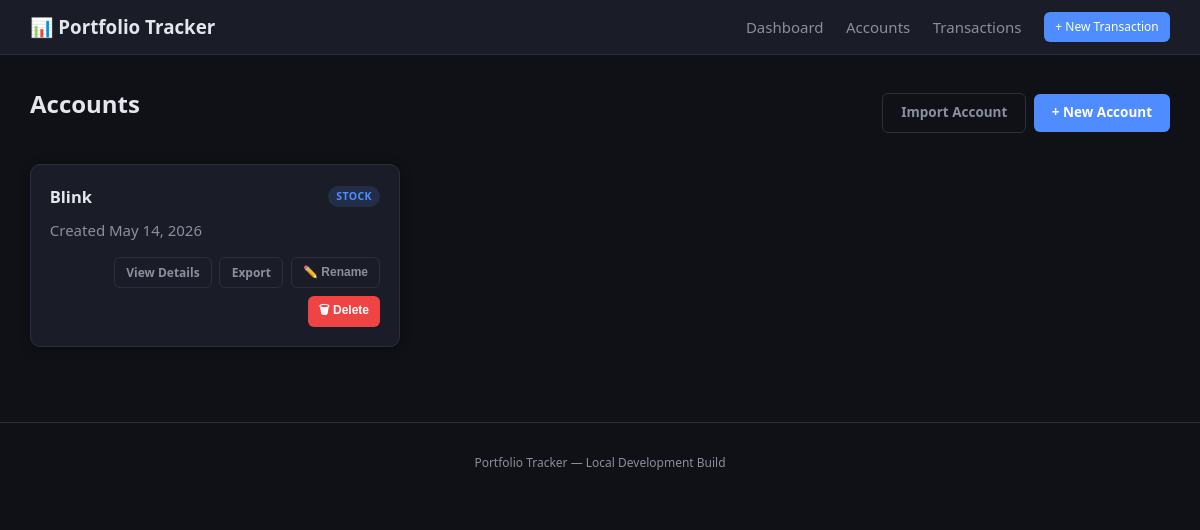
The page /accounts/ on the database as committed earlier.
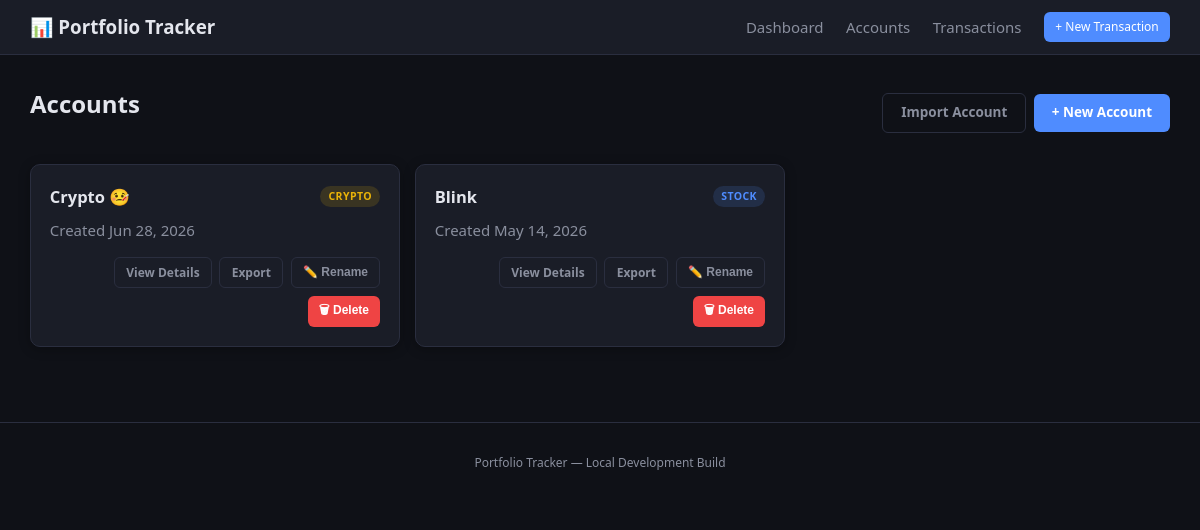
The same page on the database as committed later.
### app/models/account.py (models this page shows, shortened)
class Account(db.Model):
    __tablename__ = "accounts"
    id = db.Column(db.Integer, primary_key=True)
    name = db.Column(db.String(120), nullable=False)
    account_type = db.Column(db.String(20), nullable=False)
    created_at = db.Column(
        db.DateTime, default=lambda: datetime.now(timezone.utc)
    )
    transactions = db.relationship(
        "Transaction", backref="account", lazy=True, cascade="all, delete-orphan"
    )

### app/routes/accounts.py (the view)
@accounts_bp.route("/")
def list_accounts():
    accounts = Account.query.order_by(Account.created_at.desc()).all()
    return render_template("accounts.html", accounts=accounts)

### app/templates/accounts.html (shortened to what this page needs)
{% extends "base.html" %}
{% block content %}
<div class="page-header">
    <h1>Accounts</h1>
    <div style="display:flex;gap:0.5rem;align-items:center;flex-wrap:wrap;">
        <a href="{{ url_for('accounts.import_account') }}" class="btn btn-outline">Import Account</a>
        <a href="{{ url_for('accounts.create_account') }}" class="btn btn-primary">+ New Account</a>
    </div>
</div>
{% if accounts %}
<div class="accounts-grid">
    {% for acct in accounts %}
    <div class="account-card">
        <div class="account-card-header">
            <h3>{{ acct.name }}</h3>
            <span class="badge badge-{{ acct.account_type }}">{{ acct.account_type | upper }}</span>
        </div>
        <div class="account-card-body">
            <p class="muted">Created {{ acct.created_at.strftime('%b %d, %Y') if acct.created_at else 'N/A' }}</p>
        </div>
        <div class="account-card-footer" style="gap:0.5rem;flex-wrap:wrap;">
            <a href="{{ url_for('accounts.account_detail', account_id=acct.id) }}" class="btn btn-sm btn-outline">View Details</a>
            <a href="{{ url_for('accounts.export_account', account_id=acct.id) }}" class="btn btn-sm btn-outline">Export</a>
            <button class="btn btn-sm btn-outline"
                    onclick="openRenameModal({{ acct.id }}, '{{ acct.name | replace("'", "\\'") }}')">✏️ Rename</button>
            <form method="POST" action="{{ url_for('accounts.delete_account', account_id=acct.id) }}" style="display:inline"
                  onsubmit="return confirm('Delete account ' + {{ acct.name | tojson }} + ' and ALL its transactions? This cannot be undone.')">
                <button type="submit" class="btn btn-sm btn-danger">🗑 Delete</button>
            </form>
        </div>
    </div>
    {% endfor %}
</div>
{% else %}
<div class="empty-state">
    <p>No accounts yet. Create your first account to get started.</p>
    <a href="{{ url_for('accounts.create_account') }}" class="btn btn-primary">+ Create Account</a>
</div>
{% endif %}
{% endblock %}

Rows that differ between the two databases and show on the page:
added Account: name "Crypto 🤒", account_type "CRYPTO", created_at "Jun 28, 2026"
